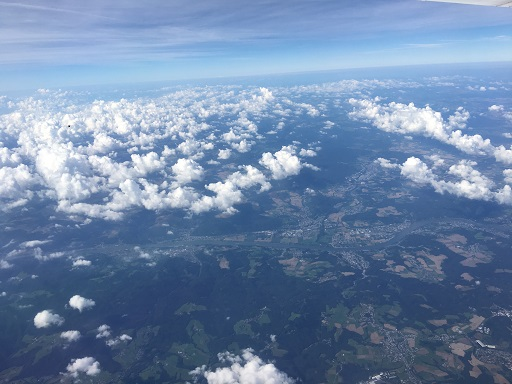
#> input picture openCVProject/clouds.jpg, 512 x 384 px, given in place of the camera
$ python assignment_2.py
#> lines starting #> are read from the running program, lines starting #| are printed output that depends on the picture; after the words box and inside, x2 and y2 are one past the last pixel; in counts of white or black regions, pixels touching at a corner belong together
'''
Authors: Matthew Sagen, Hugh Jackovich
'''

import cv2
import numpy as np

#set up windows
cv2.namedWindow("Original")
cv2.namedWindow("HSV", cv2.WINDOW_KEEPRATIO)
cv2.namedWindow("Black/White", cv2.WINDOW_KEEPRATIO)
cv2.namedWindow("Erosion", cv2.WINDOW_KEEPRATIO)
cv2.namedWindow("Dilation", cv2.WINDOW_KEEPRATIO)
cv2.namedWindow("Thresh", cv2.WINDOW_KEEPRATIO)
cv2.namedWindow("Tours", cv2.WINDOW_KEEPRATIO)

cv2.moveWindow("Original", 0, 0)
cv2.moveWindow("HSV", 400, 0)
cv2.moveWindow("Black/White", 800, 0)
cv2.moveWindow("Erosion", 0, 400)
cv2.moveWindow("Dilation", 300, 400)
cv2.moveWindow("Thresh", 600, 400)
cv2.moveWindow("Tours", 900, 400)

#initialize variables
hsv = 0
minHSV = np.array([0, 0, 0])
maxHSV = np.array([0, 0, 0])
res = [0, 0, 0]
kernel = np.ones((5,5), np.uint8)

def nothing(x):
    pass

def onMouse(evt, x, y, flags, pic):
    if evt==cv2.EVENT_LBUTTONDOWN:
        global res
        res = hsv[y][x]
        print(str(x) + ", " + str(y))
        print(res)

#set scalar values
def setScals(h, s, v):
    global res, minHSV, maxHSV
    minHSV = np.array([res[0] - h, res[1] - s, res[2] - v])
    maxHSV = np.array([res[0] + h, res[1] + s, res[2] + v])

#create trackbars
cv2.createTrackbar("Hue", "HSV", 0, 255,nothing)
cv2.createTrackbar("Sat", "HSV", 0, 255,nothing)
cv2.createTrackbar("Val", "HSV", 0, 255,nothing)
cv2.createTrackbar("1", "HSV", 0, 255,nothing)
cv2.createTrackbar("2", "HSV", 0, 255,nothing)
cv2.createTrackbar("3", "HSV", 0, 255,nothing)
cv2.setMouseCallback("HSV", onMouse, hsv)

'''
# create trackbars for color change
    cv2.createTrackbar('RL', 'HSV', 10, 255, nothing)
    cv2.createTrackbar('RU', 'HSV', 10, 255, nothing)
    cv2.createTrackbar('GL', 'HSV', 10, 255, nothing)
    cv2.createTrackbar('GU', 'HSV', 10, 255, nothing)
    cv2.createTrackbar('BL', 'HSV', 10, 255, nothing)
    cv2.createTrackbar('BU', 'HSV', 10, 255, nothing)
'''

cap = cv2.VideoCapture(0)
rval, frame = cap.read()
#> frame is the input picture: shape (384, 512, 3); mean B, G, R 167.8, 134.4, 110.1

#set up blank images
blank1 = np.float32(frame)
blank2 = np.float32(frame)
img = np.float32(frame)
tresh = np.float32(frame)
tours = np.float32(frame)

while True:

    val, img = cap.read()
    hsv = cv2.cvtColor(img, cv2.COLOR_BGR2HSV) #convert to HSV
#> hsv: shape (384, 512, 3); mean H, S, V 107.3, 96.3, 167.8
    black_white = cv2.inRange(hsv, minHSV, maxHSV) #create black and white image
#> black_white: shape (384, 512); every value is 0
    erode = cv2.erode(black_white, kernel, iterations=2)
    dilate = cv2.dilate(erode, kernel, iterations=2)

    blur = cv2.GaussianBlur(img,(5,5),0)
    cv2.accumulateWeighted(blur, blank1, .4)
    res1 = cv2.convertScaleAbs(blank1)
    thresh = cv2.absdiff(img, res1)
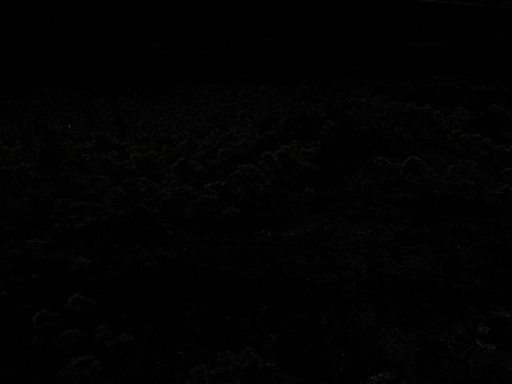
#> thresh: shape (384, 512, 3); mean B, G, R 1.6, 1.6, 1.7
    thresh = cv2.cvtColor(thresh, cv2.COLOR_BGR2GRAY)
#> thresh: shape (384, 512)
    tours = cv2.absdiff(img, res1)
    gray = cv2.cvtColor(tours, cv2.COLOR_BGR2GRAY)
    _, gray = cv2.threshold(gray, 25, 255, cv2.THRESH_BINARY)
#> gray: shape (384, 512); 0.01% white in thin lines or dots, all inside (x1, y1, x2, y2) = (68, 126, 512, 378)
    gray = cv2.GaussianBlur(gray,(5,5),0)
    _, gray = cv2.threshold(gray, 220, 255, cv2.THRESH_BINARY)
    contours, hierarchy = cv2.findContours(gray, cv2.RETR_TREE, cv2.CHAIN_APPROX_SIMPLE)
#> contours = []
    contours = np.array(contours).reshape((-1,1,2)).astype(np.int32)
#> contours = empty array

    cv2.drawContours(img, contours, -1, (0, 255, 0), 3)

    #create images in windows
    cv2.imshow("Original", img)
    cv2.imshow("HSV", hsv)
    cv2.imshow("Black/White", black_white)
    cv2.imshow('Erosion', erode)
    cv2.imshow('Dilation', dilate)
    cv2.imshow('Thresh', thresh)
    cv2.imshow("Tours", gray)

    k = cv2.waitKey(1)
#> (key Esc is pressed here)
    if k == 27:
        break

    h = cv2.getTrackbarPos('Hue', 'HSV')
    s = cv2.getTrackbarPos('Sat', 'HSV')
    v = cv2.getTrackbarPos('Val', 'HSV')

    #update scalars
    setScals(h, s, v)

cv2.destroyAllWindows()
